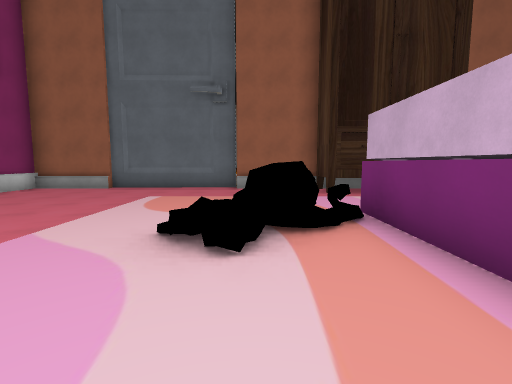
view 1 (above)

15 first-person views from a walk through a 3-D level made in the Godot game engine. The camera is 1.5 m above the floor, tilts 6° down and sees 85° across. The floor is counted in squares, 1.8 m on a side. Each view is taken from the middle of a square. On the plan, view 1 faces up. The plan holds only what a view shows up to about 10 squares ahead; the rest is blank. The place goes on beyond the plan. Flat picture figures and markers are not drawn. Some surface patterns are stand-ins.

view 2
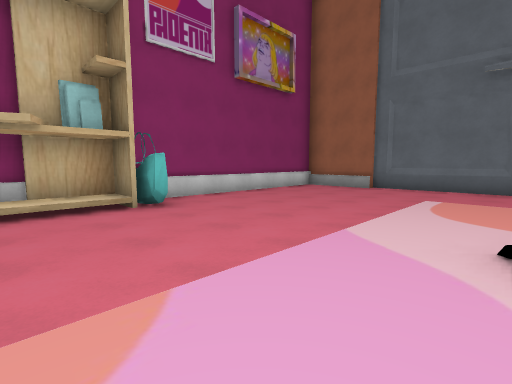

view 3
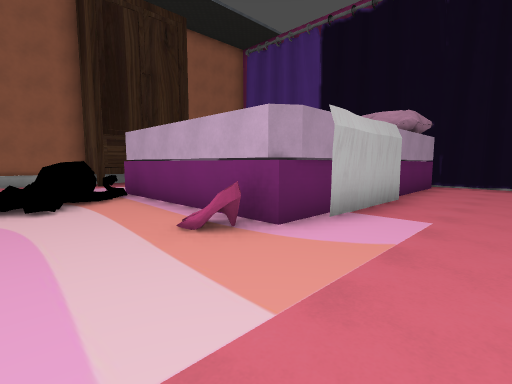

view 4
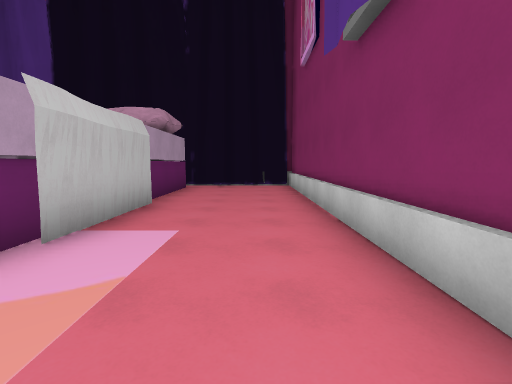

view 5
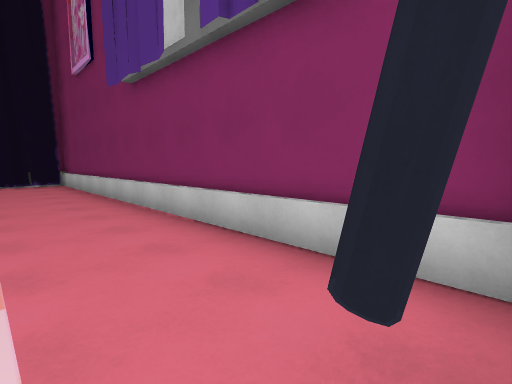

view 6
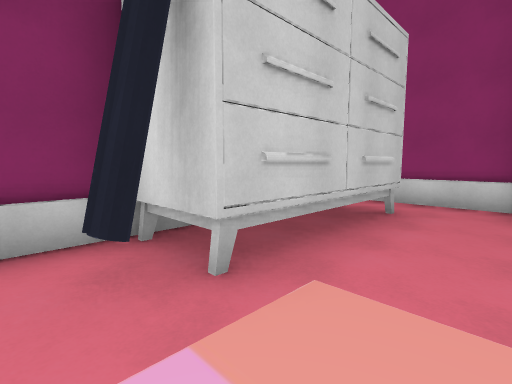

view 7
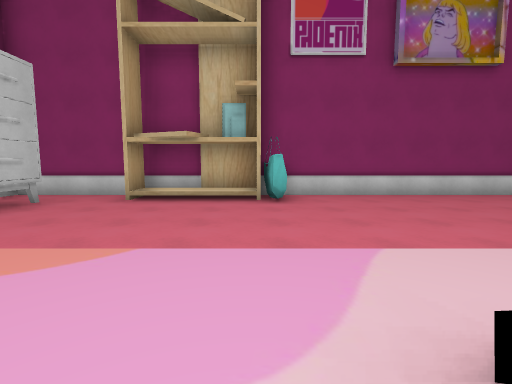

view 8
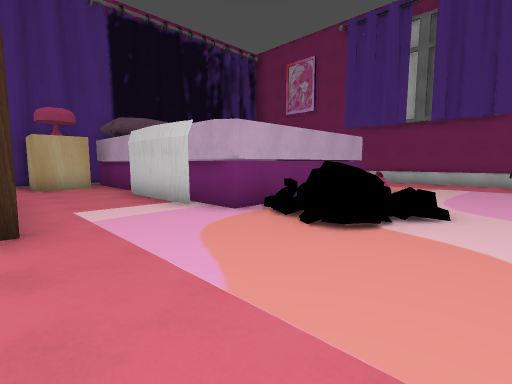

view 9
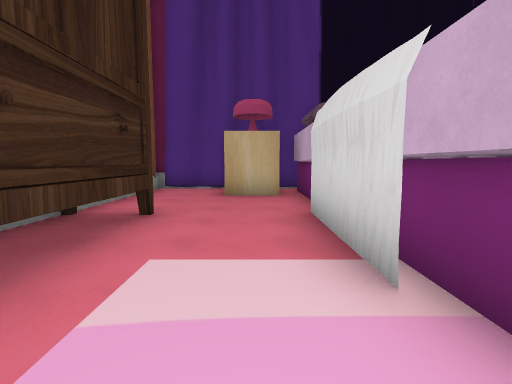

view 10
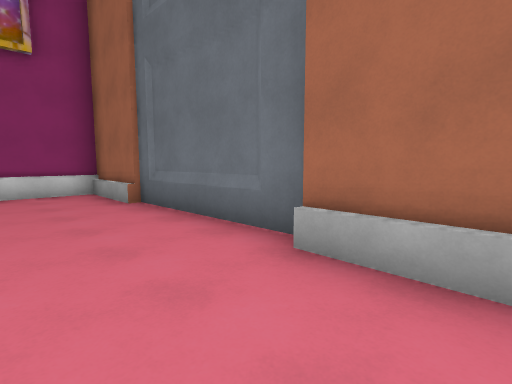

view 11
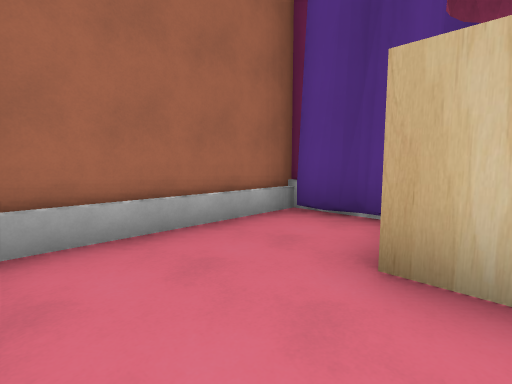

view 12
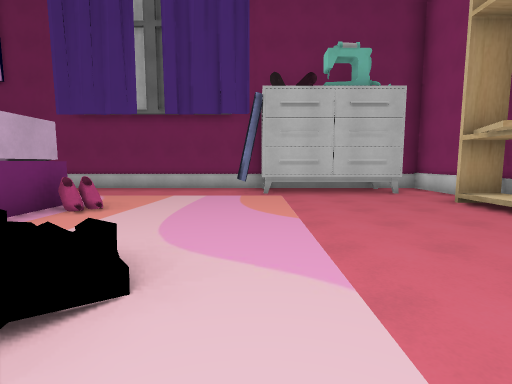

view 13
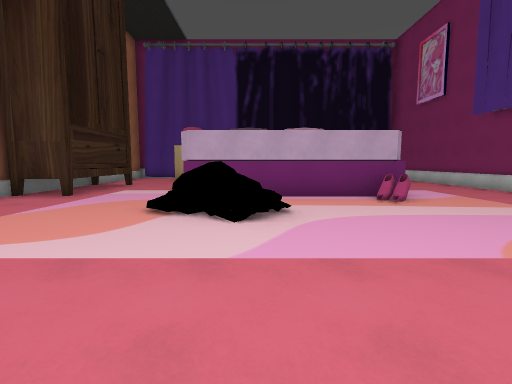

view 14
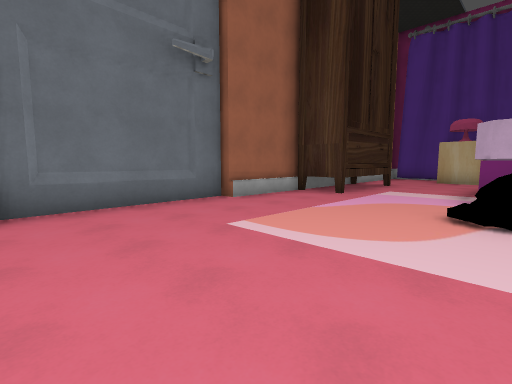

view 15
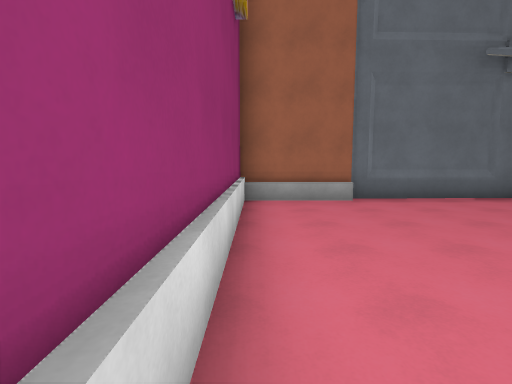

### Floor plan
Key: @ floor where view 1 was taken; # wall or solid block; . floor; / step, stairs or slope; = window, fence, low wall or low ledge.
Columns run from 8 left of view 1 to 10 right of it. Each row starts with its distance up from view 1.
 10 ###########  ######
  9 #.........####....#
  8 #.........####....#
  7 #.................#
  6 #................##
  5 #.......  .########
  4 #.......####
  3 #......#=.#
  2 ##........#
  1 #/........#
  0 #/......@##########
 -1 ##................#
 -2 #.................#
 -3 #.#####...........#
 -4 #.####............#
 -5 ###  ##############

Positions as (right, up) in squares from view 1, and headings:
1: (0, 0), facing up
2: (-1, 0), facing up-left
3: (-1, -3), facing up-right
4: (0, -3), facing right
5: (-2, -2), facing down-right
6: (-1, -1), facing down-left
7: (0, 2), facing left
8: (-2, 8), facing down-right
9: (1, 6), facing right
10: (1, 7), facing up-left
11: (6, 6), facing up-right
12: (-2, 5), facing down
13: (-5, 3), facing right
14: (-5, 4), facing up-right
15: (-7, 3), facing up
